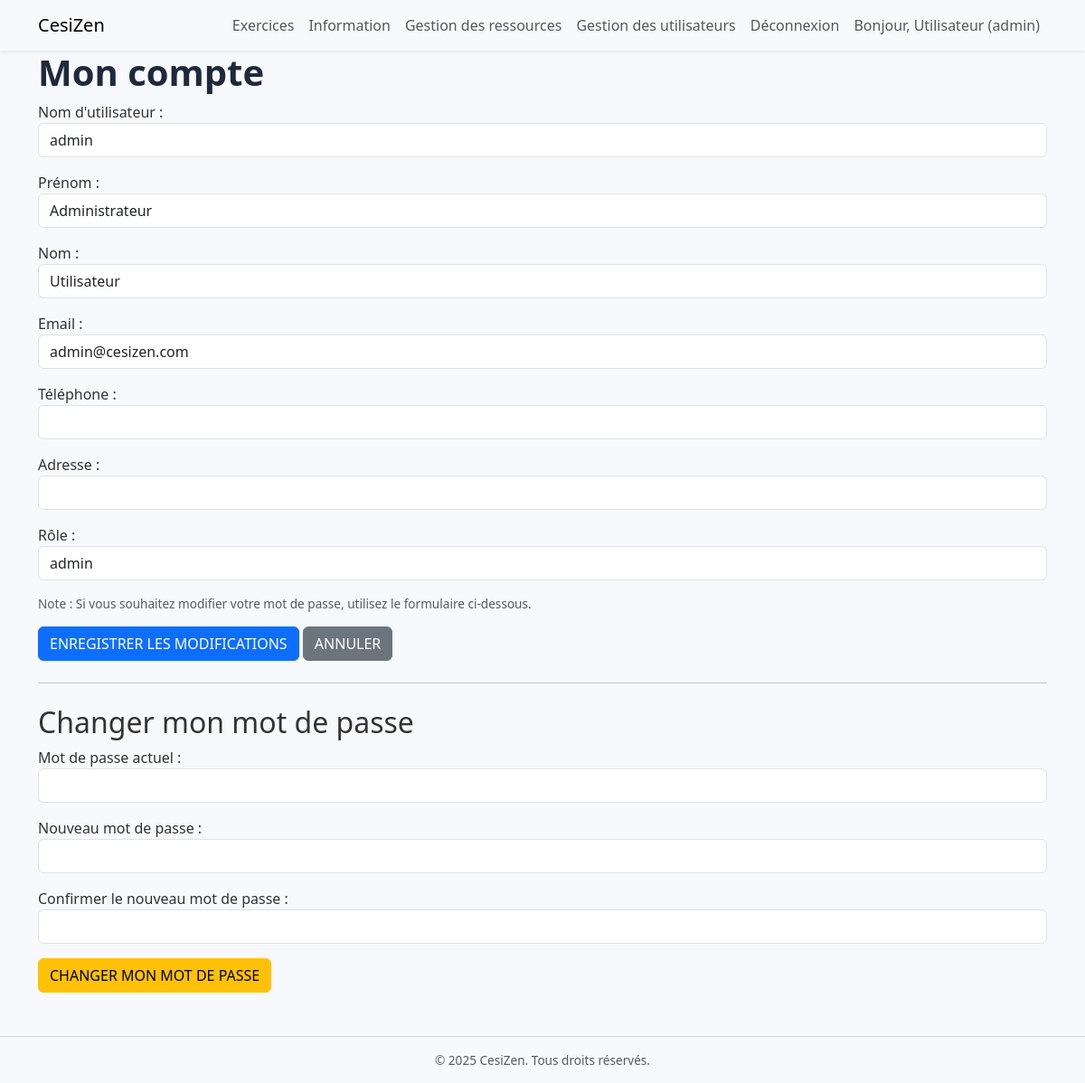
/vues/monCompte.php (signed in), run on the app's committed database.
### tables this page shows
CREATE TABLE users (
    id INT AUTO_INCREMENT PRIMARY KEY,
    username VARCHAR(50) NOT NULL UNIQUE,
    prenom VARCHAR(50),
    nom VARCHAR(50),
    email VARCHAR(100) NOT NULL UNIQUE,
    tel VARCHAR(20),
    adresse VARCHAR(255),
    password VARCHAR(255) NOT NULL,
    est_actif TINYINT(1) DEFAULT 1,
    role ENUM('admin', 'utilisateur') NOT NULL DEFAULT 'utilisateur',
    created_at TIMESTAMP DEFAULT CURRENT_TIMESTAMP,
    updated_at TIMESTAMP DEFAULT CURRENT_TIMESTAMP ON UPDATE CURRENT_TIMESTAMP,
    last_login TIMESTAMP NULL,
    failed_login_attempts INT DEFAULT 0,
    locked_until TIMESTAMP NULL,
    
     
    INDEX idx_email (email),
    INDEX idx_username (username),
    INDEX idx_role (role),
    INDEX idx_est_actif (est_actif)
);

### vues/monCompte.php (the view, shortened to what this page needs)
<?php
$db = (new Database())->getConnection();
$id = $_SESSION['user']['id'];
$stmt = $db->prepare("SELECT * FROM users WHERE id = :id");
$stmt->bindParam(':id', $id);
$stmt->execute();
$user = $stmt->fetch(PDO::FETCH_ASSOC);
$username = $user['username'] ?? '';
$prenom = $user['prenom'] ?? '';
$email = $user['email'] ?? '';
$tel = $user['tel'] ?? '';
$adresse = $user['adresse'] ?? '';
?>
<?php include 'header.php'; ?>
<div class="container">
    <h1>Mon compte</h1>
    <form action="../controleur/gestionCompte.php" method="post">
        <div class="form-group mb-3">
            <label for="username">Nom d'utilisateur :</label>
            <input type="text" class="form-control" id="username" name="username" value="<?= htmlspecialchars($username) ?>" required>
        </div>
        <div class="form-group mb-3">
            <label for="prenom">Prénom :</label>
            <input type="text" class="form-control" id="prenom" name="prenom" value="<?= htmlspecialchars($prenom) ?>" required>
        </div>
        <div class="form-group mb-3">
            <label for="nom">Nom :</label>
            <input type="text" class="form-control" id="nom" name="nom" value="<?= htmlspecialchars($nom) ?>" required>
        </div>
        <div class="form-group mb-3">
            <label for="email">Email :</label>
            <input type="email" class="form-control" id="email" name="email" value="<?= htmlspecialchars($email) ?>" required>
        </div>
        <div class="form-group mb-3">
            <label for="tel">Téléphone :</label>
            <input type="text" class="form-control" id="tel" name="tel" value="<?= htmlspecialchars($tel) ?>">
        </div>
        <div class="form-group mb-3">
            <label for="adresse">Adresse :</label>
            <input type="text" class="form-control" id="adresse" name="adresse" value="<?= htmlspecialchars($adresse) ?>">
        </div>
        <div class="form-group mb-3">
            <label>Rôle :</label>
            <input type="text" class="form-control" value="<?= htmlspecialchars($role) ?>" readonly>
        </div>
        <div class="form-group mb-3">
            <p class="text-muted">
                Note : Si vous souhaitez modifier votre mot de passe, utilisez le formulaire ci-dessous.
            </p>
        </div>
        <button type="submit" class="btn btn-primary">ENREGISTRER LES MODIFICATIONS</button>
        <a href="index.php" class="btn btn-secondary">ANNULER</a>
    </form>
    <hr class="my-4">
    <h2>Changer mon mot de passe</h2>
    <form action="../controleur/gestionCompte.php" method="post">
        <div class="form-group mb-3">
            <label for="current_password">Mot de passe actuel :</label>
            <input type="password" class="form-control" id="current_password" name="current_password" required>
        </div>
        <div class="form-group mb-3">
            <label for="new_password">Nouveau mot de passe :</label>
            <input type="password" class="form-control" id="new_password" name="new_password" required>
        </div>
        <div class="form-group mb-3">
            <label for="confirm_password">Confirmer le nouveau mot de passe :</label>
            <input type="password" class="form-control" id="confirm_password" name="confirm_password" required>
        </div>
        <button type="submit" class="btn btn-warning">CHANGER MON MOT DE PASSE</button>
    </form>
</div>
<?php include 'composants/footer.php'; ?>

### assets/css/styles.css (style rules this page uses)
body { background-color: #f7f9fc; font-family: 'Segoe UI', Tahoma, Geneva, Verdana, sans-serif; color: #333; margin: 0; padding: 0; }
h1 { font-weight: 700; color: #1e293b; }
.text-muted { font-size: 0.85rem; line-height: 1.4; }

### data on the page
users: username "admin", prenom "Administrateur", email "admin@cesizen.com"

### other printed values
$nom "Utilisateur"
$role "admin"
